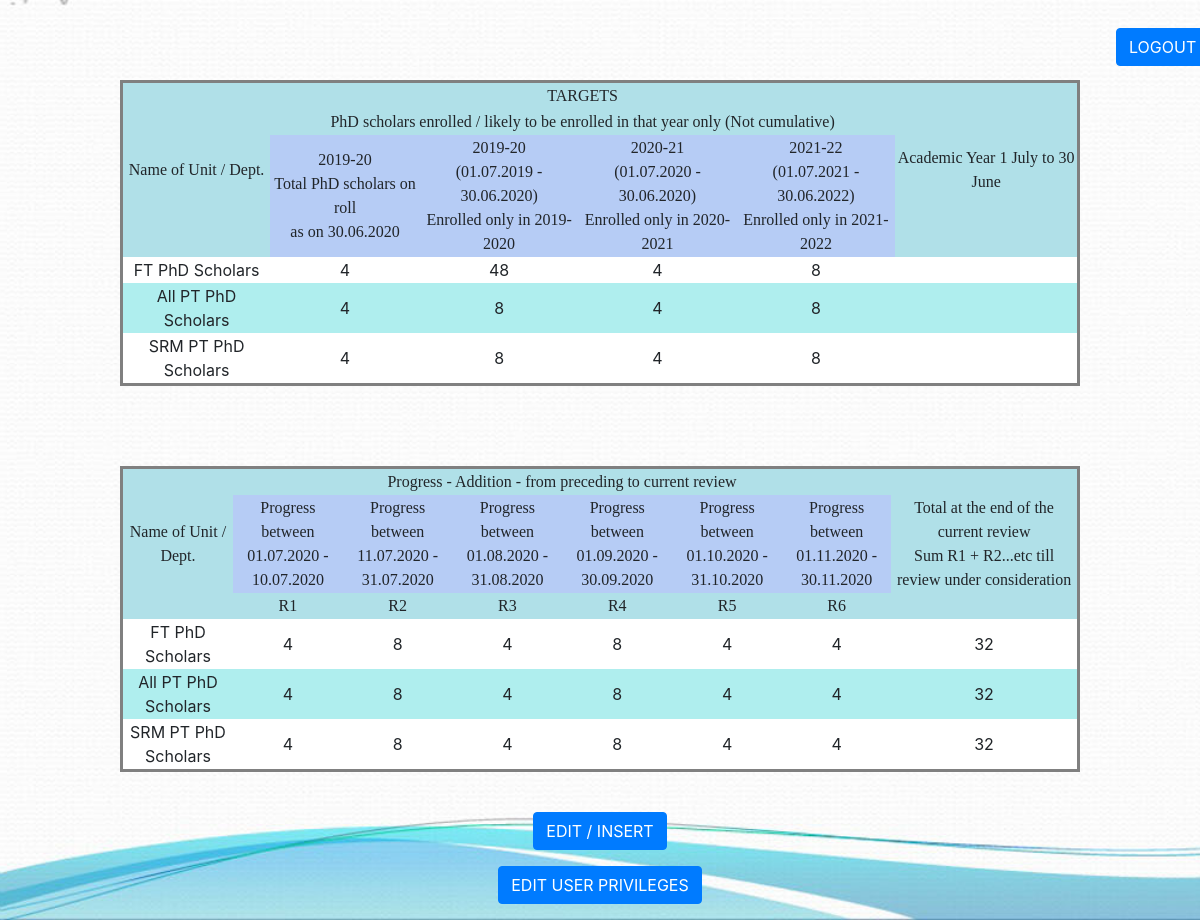
/displaytable.php (signed in), run on the app's committed database.
### tables this page shows
CREATE TABLE `targets` (
  `dept_name` text NOT NULL,
  `enrolled_on_30.06` int(1) NOT NULL,
  `enrolled_on_19-20` int(1) NOT NULL,
  `enrolled_on_20-21` int(1) NOT NULL,
  `enrolled _on_21-22` int(1) NOT NULL
);

CREATE TABLE `progress` (
  `Dept Name` text NOT NULL,
  `R1` int(1) NOT NULL,
  `R2` int(1) NOT NULL,
  `R3` int(1) NOT NULL,
  `R4` int(1) NOT NULL,
  `R5` int(1) NOT NULL,
  `R6` int(1) NOT NULL,
  `sum` int(1) NOT NULL
);

### displaytable.php (the view, shortened to what this page needs)
<?php include 'config.php' ?>
<!DOCTYPE html>
<html>
   <head>
			<link rel="stylesheet" type="text/css" href="https://stackpath.bootstrapcdn.com/bootstrap/4.5.0/css/bootstrap.min.css">
			<link rel="stylesheet" type="text/css" href= "stylesheets/table.css">
   </head>
   <body>
		 <button class="btn btn-primary" onclick="document.location='logout.php'" id="logout">LOGOUT</button>
      <table>
         <tr class="head">
            <td rowspan="3">Name of Unit / Dept.</th>
            <td colspan="4">TARGETS</td>
            <td rowspan="3">Academic Year 1 July to 30 June</td>
         </tr>
         <tr class="head1">
           <td colspan="4">PhD scholars enrolled / likely to be enrolled in that year only (Not cumulative)</td>
         </tr>
         <tr class="head2">
            <td>2019-20 <br> Total PhD scholars on roll <br> as on 30.06.2020</td>
            <td>2019-20 <br> (01.07.2019 - 30.06.2020) <br> Enrolled only in 2019-2020</td>
            <td>2020-21 <br> (01.07.2020 - 30.06.2020) <br> Enrolled only in 2020-2021</td>
            <td>2021-22 <br> (01.07.2021 - 30.06.2022) <br> Enrolled only in 2021-2022</td>
         </tr>
         <tr class="odd">
           <td>FT PhD Scholars</td>
           <?php
           $sql = "SELECT *  FROM `targets` WHERE `dept_name` = 'FT PhD'";
           $retval = mysqli_query($conn, $sql);
           $row=mysqli_fetch_assoc($retval);
           echo '<td>'.$row['enrolled_on_30.06'].'</td>';
           echo '<td>'.$row['enrolled_on_19-20'].'</td>';
           echo '<td>'.$row['enrolled_on_20-21'].'</td>';
           echo '<td>'.$row['enrolled _on_21-22'].'</td>';
            ?>
						<td></td>
         </tr>
         <tr class="even">
           <td>All PT PhD Scholars</td>
           <?php
           $sql = "SELECT *  FROM `targets` WHERE `dept_name` = 'PT PhD'";
           $retval = mysqli_query($conn, $sql);
           $row=mysqli_fetch_assoc($retval);
           echo '<td>'.$row['enrolled_on_30.06'].'</td>';
           echo '<td>'.$row['enrolled_on_19-20'].'</td>';
           echo '<td>'.$row['enrolled_on_20-21'].'</td>';
           echo '<td>'.$row['enrolled _on_21-22'].'</td>';
            ?>
						<td></td>
         </tr>
         <tr class="odd">
           <td>SRM PT PhD Scholars</td>
           <?php
           $sql = "SELECT *  FROM `targets` WHERE `dept_name` = 'SRM PT PhD'";
           $retval = mysqli_query($conn, $sql);
           $row=mysqli_fetch_assoc($retval);
           echo '<td>'.$row['enrolled_on_30.06'].'</td>';
           echo '<td>'.$row['enrolled_on_19-20'].'</td>';
           echo '<td>'.$row['enrolled_on_20-21'].'</td>';
           echo '<td>'.$row['enrolled _on_21-22'].'</td>';
            ?>
           <td></td>
         </tr>
      </table>
      <table>
        <tr class="head">
					<td rowspan="3">Name of Unit / Dept.</td>
          <td colspan="6"> Progress - Addition - from preceding to current review</td>
					<td rowspan="3">Total at the end of the current review <br> Sum R1 + R2...etc till review under consideration</td>
        </tr>
        <tr class="head2">
          <td>Progress between <br> 01.07.2020 - 10.07.2020</td>
          <td>Progress between <br> 11.07.2020 - 31.07.2020</td>
          <td>Progress between <br> 01.08.2020 - 31.08.2020</td>
          <td>Progress between <br> 01.09.2020 - 30.09.2020</td>
          <td>Progress between <br> 01.10.2020 - 31.10.2020</td>
          <td>Progress between <br> 01.11.2020 - 30.11.2020</td>
        </tr>
        <tr class="head1">
          <td>R1</td>
          <td>R2</td>
          <td>R3</td>
          <td>R4</td>
          <td>R5</td>
          <td>R6</td>
				</tr>
        <tr class="odd">
          <td>FT PhD Scholars</td>
          <?php
          $sql = "SELECT * FROM `progress` WHERE `Dept Name` = 'FT PhD'";
          $retval = mysqli_query($conn, $sql);
          $row=mysqli_fetch_assoc($retval);
          echo '<td>'.$row['R1'].'</td>';
          echo '<td>'.$row['R2'].'</td>';
          echo '<td>'.$row['R3'].'</td>';
          echo '<td>'.$row['R4'].'</td>';
          echo '<td>'.$row['R5'].'</td>';
          echo '<td>'.$row['R6'].'</td>';
          echo '<td>'.$row['sum'].'</td>';
           ?>
        </tr>
        <tr class="even">
          <td>All PT PhD Scholars</td>
          <?php
          $sql = "SELECT * FROM `progress` WHERE `Dept Name` = 'PT PhD'";
          $retval = mysqli_query($conn, $sql);
          $row=mysqli_fetch_assoc($retval);
          echo '<td>'.$row['R1'].'</td>';
          echo '<td>'.$row['R2'].'</td>';
          echo '<td>'.$row['R3'].'</td>';
          echo '<td>'.$row['R4'].'</td>';
          echo '<td>'.$row['R5'].'</td>';
          echo '<td>'.$row['R6'].'</td>';
          echo '<td>'.$row['sum'].'</td>';
           ?>
        </tr>
        <tr class="odd">
          <td>SRM PT PhD Scholars</td>
          <?php
          $sql = "SELECT * FROM `progress` WHERE `Dept Name` = 'SRM PT PhD'";
          $retval = mysqli_query($conn, $sql);
          $row=mysqli_fetch_assoc($retval);
          echo '<td>'.$row['R1'].'</td>';
          echo '<td>'.$row['R2'].'</td>';
          echo '<td>'.$row['R3'].'</td>';
          echo '<td>'.$row['R4'].'</td>';
          echo '<td>'.$row['R5'].'</td>';
          echo '<td>'.$row['R6'].'</td>';
          echo '<td>'.$row['sum'].'</td>';
           ?>
        </tr>
      </table>
			<?php
			if ($_SESSION['role'] != 'user') {
				echo "<p align='center'><a href='edittable.php' class='btn btn-primary'>EDIT / INSERT</a></p>";
			}
			if ($_SESSION['role'] == 'admin') {
				echo "<p align='center'><a href='usertable.php' class='btn btn-primary'>EDIT USER PRIVILEGES</a></p>";
			}
			?>
   </body>
</html>

### stylesheets/table.css (style rules this page uses)
table { width: 80%; margin-left: auto; margin-right: auto; margin-top: 80px; margin-bottom: 40px; border-style: solid; border-spacing: 3px; border-radius: 15px; text-align: center; }
tr.odd { background-color: #FFFFFF; }
tr.even { background-color: #AFEEEE; }
tr.head { background-color: #B0E0E8; font-family: "Times New Roman", Times, serif; }
tr.head1 { background-color: #B0E0E8; font-family: "Times New Roman", Times, serif; }
tr.head2 { background-color: #B6CCF5; font-family: "Times New Roman", Times, serif; }
body { background-image: url("../images/image5.jpg"); background-size: cover; background-repeat: no-repeat; }
#logout { position: absolute; top: 3%; left: 93%; }

### data on the page
targets: value "4", value "48", value "8"
targets: value "4", value "8"
targets: value "4", value "8"
progress: R1 "4", R2 "8", R3 "4", R4 "8", R5 "4", R6 "4", sum "32"
progress: R1 "4", R2 "8", R3 "4", R4 "8", R5 "4", R6 "4", sum "32"
progress: R1 "4", R2 "8", R3 "4", R4 "8", R5 "4", R6 "4", sum "32"
